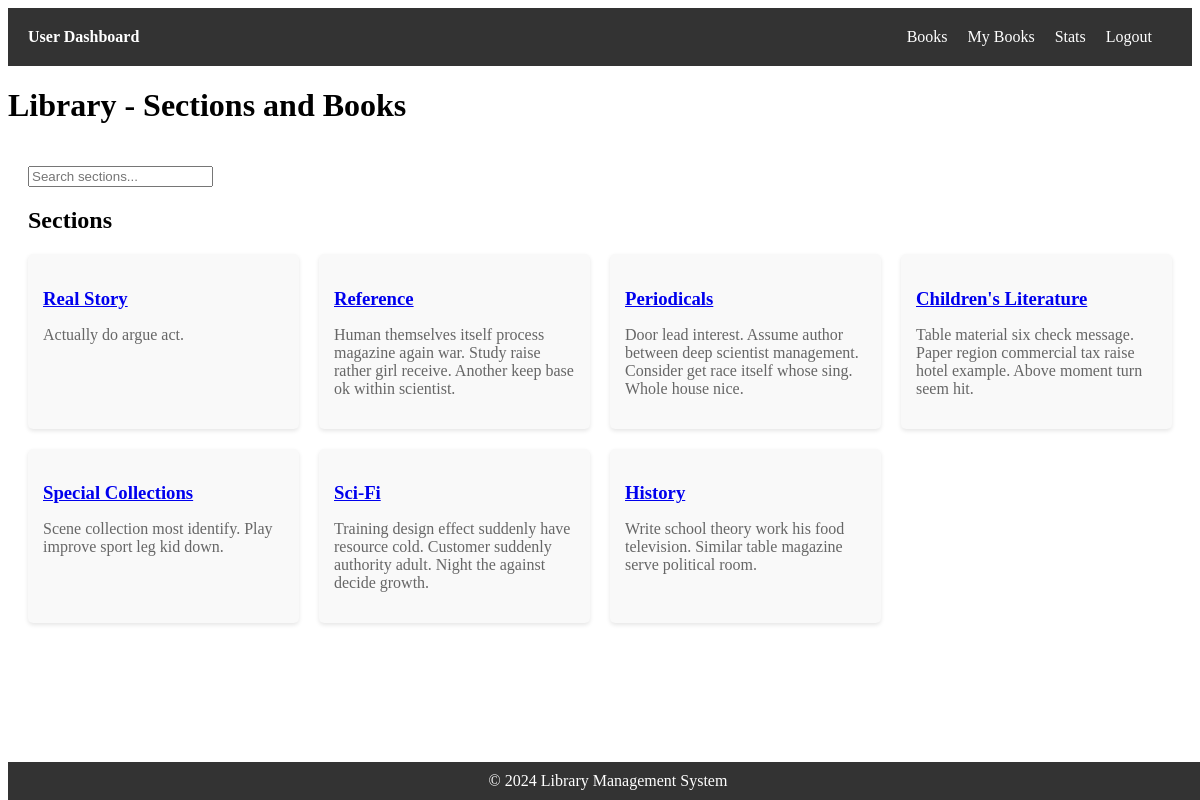
/view_sections (signed in), run on the app's committed database.
### application/models.py (models this page shows, shortened)
class Section(db.Model):
    id = db.Column(db.Integer, primary_key=True)
    name = db.Column(db.String(100), nullable=False, unique=True)
    description = db.Column(db.Text, nullable=True)
    image = db.Column(db.String(255), nullable=True)  # Image URL or file path
    date_added = db.Column(db.DateTime, nullable=False, default=db.func.current_timestamp())
    books = relationship('Book', back_populates='section')

### application/routes.py (the view)
@app.route('/view_sections')
@login_required
def view_sections():
    sections = Section.query.all()
    return render_template('user/view_sections.html', sections=sections)

### application/routes.py (called while the page is built)
@login_manager.user_loader
def load_user(user_id):
    return User.query.get(int(user_id))

### templates/user/view_sections.html (shortened to what this page needs)
<!DOCTYPE html>
<html lang="en">
<head>
    <link rel="stylesheet" href="{{ url_for('static', filename='librarian_nav.css') }}">
    <link rel="stylesheet" href="{{ url_for('static', filename='user/view_sections.css') }}">
    <link rel="stylesheet" href="{{ url_for('static', filename='footer.css') }}">
</head>
<body>
    <header>
        <nav>
            <ul>
                <li><a href="{{ url_for('user_dashboard') }}" class="dashboard-link">User Dashboard</a></li>
                <li class="navbar-right"><a href="{{ url_for('logout') }}">Logout</a></li>
                <li class="navbar-right"><a href="{{ url_for('librarian_statistics') }}">Stats</a></li>
                <li class="navbar-right"><a href="{{ url_for('my_books') }}">My Books</a></li>
                <li class="navbar-right"><a href="{{ url_for('view_sections') }}">Books</a></li>
            </ul>
        </nav>
    </header>
    <div>
        <h1>Library - Sections and Books</h1>
    </div>
    <section class="sections-list">
        <div class="search-filter">
            <input type="text" id="search-input" placeholder="Search sections...">
        </div>
        <h2>Sections</h2>
        <div class="sections-container">
            {% for section in sections %}
            <div class="section-container">
                <h3><a href="{{ url_for('view_books', section_id=section.id) }}">{{ section.name }}</a></h3>
                <p>{{ section.description }}</p>
            </div>
            {% endfor %}
        </div>
    </section>
</body>
<footer>
    <p>&copy; 2024 Library Management System</p>
</footer>
</html>

### static/librarian_nav.css (style rules this page uses)
header { background-color: #333; color: #fff; padding: 20px; }
nav ul { list-style-type: none; margin: 0; padding: 0; }
nav ul li { display: inline; margin-right: 20px; }
nav ul li a { color: #fff; text-decoration: none; }
nav ul li a.dashboard-link { font-weight: bold; }
.navbar-right { float: right; }

### static/user/view_sections.css (style rules this page uses)
.sections-list { padding: 20px; }
.search-filter { margin-bottom: 20px; }
.sections-container { display: grid; grid-template-columns: repeat(auto-fit, minmax(250px, 1fr)); gap: 20px; }
.section-container { background-color: #f9f9f9; padding: 15px; border-radius: 5px; box-shadow: 0 2px 4px rgba(0, 0, 0, 0.1); }
.section-container h3 { margin-bottom: 10px; }
.section-container p { color: #666; }

### static/footer.css (style rules this page uses)
footer { background-color: #333; color: #fff; text-align: center; padding: 10px 0; position: fixed; bottom: 0; width: 100%; }
footer p { margin: 0; }

### data on the page
Section: name "Real Story", description "Actually do argue act."
Section: name "Reference", description "Human themselves itself process magazine again war. Study raise rather girl receive. Another keep base ok within scientist."
Section: name "Periodicals", description "Door lead interest. Assume author between deep scientist management. Consider get race itself whose sing. Whole house nice."
Section: name "Children's Literature", description "Table material six check message. Paper region commercial tax raise hotel example. Above moment turn seem hit."
Section: name "Special Collections", description "Scene collection most identify. Play improve sport leg kid down."
Section: name "Sci-Fi", description "Training design effect suddenly have resource cold. Customer suddenly authority adult. Night the against decide growth."
Section: name "History", description "Write school theory work his food television. Similar table magazine serve political room."
